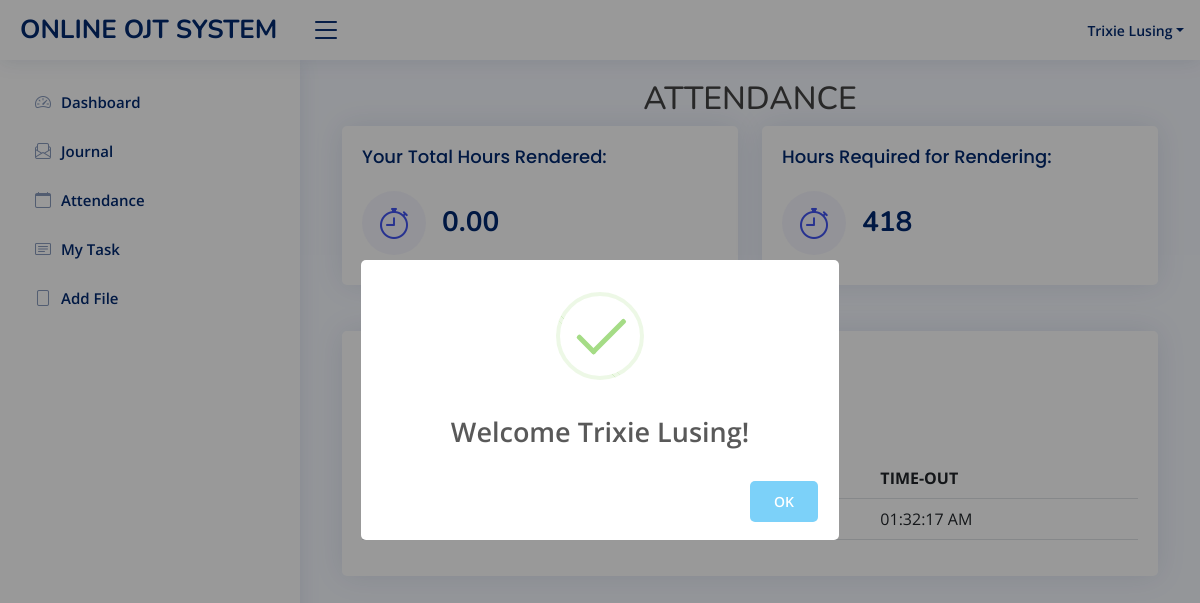
Page /student/attendance_manage.php (signed in) on the earlier database version.
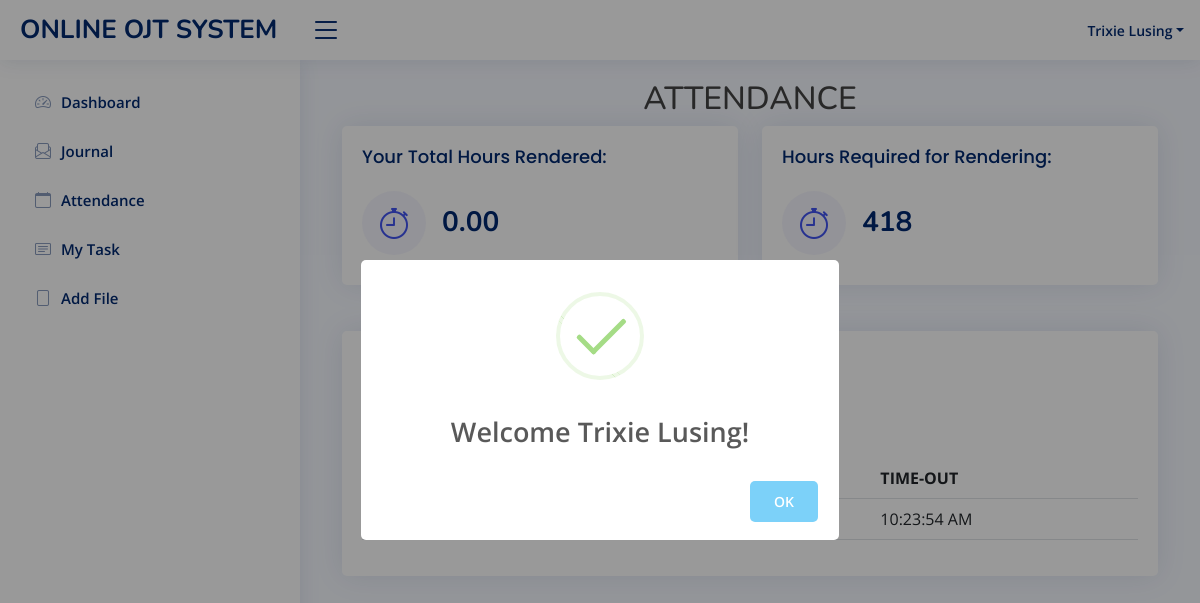
Same page on the later database version.
### tables this page shows
CREATE TABLE `attendance` (
  `attendance_id` int(11) NOT NULL,
  `user_id` int(50) NOT NULL,
  `date` date NOT NULL,
  `time_in` time NOT NULL,
  `time_out` time DEFAULT NULL
);

### student/attendance_manage.php (the view, shortened to what this page needs)
<?php
include('authentication.php');
include('header.php');
include('sidebar.php');
$total_hours = 0;
if (isset($_SESSION['auth_user'])) {
    $userId = $_SESSION['auth_user']['user_id'];
    $query1 = "SELECT time_in, time_out FROM attendance WHERE user_id = $userId";
    $result = mysqli_query($con, $query1);
    while ($row = mysqli_fetch_assoc($result)) {
        $in_time = strtotime($row['time_in']);
        $out_time = strtotime($row['time_out']);
        $difference = $out_time - $in_time;
        $total_hours += $difference / 3600;
    }
}
$total_hours_formatted = number_format($total_hours, 2);
?>
<div class="container">
    <h2><center>ATTENDANCE</center></h2>
    <section class="section dashboard">
      <div class="row">
         <div class="col-xxl-4 col-md-6">
              <div class="card info-card sales-card">
                <div class="card-body">
                  <h5 class="card-title">Your Total Hours Rendered:</h5>
                  <div class="d-flex align-items-center">
                    <div class="card-icon rounded-circle d-flex align-items-center justify-content-center">
                    <i class="bi bi-stopwatch"></i>
                    </div>
                    <div class="ps-3">
                    <?php echo '<h6>'.$total_hours_formatted.'</h6>'?>
                    </div>
                  </div>
                </div>
              </div>
            </div>
            <div class="col-xxl-4 col-md-6">
              <div class="card info-card sales-card">
                <div class="card-body">
                  <h5 class="card-title">Hours Required for Rendering:</h5>
                  <div class="d-flex align-items-center">
                    <div class="card-icon rounded-circle d-flex align-items-center justify-content-center">
                    <i class="bi bi-stopwatch"></i>
                    </div>
                    <div class="ps-3">
                    <h6>418</h6>
                    </div>
                  </div>
                </div>
              </div>
            </div>
      </div>
    </section>
    <section class="section mt-3">
        <div class="row">
            <div class="col-lg-12">
                <div class="card">
                    <div class="card-body">
                        <h5 class="card-title">My Attendance</h5>
                        <form action="process.php" method="POST">
                            <?php if(isset($_SESSION['auth_user'])) { ?>
                                <div class="dropdown mb-4">
                                    <button class="btn btn-primary dropdown-toggle" type="button" id="dropdownMenuButton" data-toggle="dropdown" aria-haspopup="true" aria-expanded="false">
                                    </button>
                                </div>
                            <?php } ?>
                        </form>
                        <table class="table">
                            <thead>
                                <tr>
                                    <th scope="col">DATE</th>
                                    <th scope="col">TIME-IN</th>
                                    <th scope="col">TIME-OUT</th>
                                </tr>
                            </thead>
                            <tbody>
                                <?php
                                $userId = $_SESSION['auth_user']['user_id'];
                                $query = "SELECT `user_id`,`date`, TIME_FORMAT(`time_in`, '%h:%i:%s %p') AS `formatted_time_in`, TIME_FORMAT(`time_out`, '%h:%i:%s %p') AS `formatted_time_out` FROM `attendance` WHERE `user_id` = $userId ORDER BY `time_in` DESC";
                                $query_run = mysqli_query($con, $query);
                                if (mysqli_num_rows($query_run) > 0) {
                                    foreach ($query_run as $row) {
                                        ?>
                                        <tr>
                                            <td><?= $row['date']; ?></td>
                                            <td><?= $row['formatted_time_in']; ?></td>
                                            <td><?= $row['formatted_time_out']; ?></td>
                                        </tr>
                                        <?php
                                    }
                                } else {
                                    ?>
                                    <tr>
                                        <td colspan="3">No Record Found</td>
                                    </tr>
                                    <?php
                                }
                                ?>
                            </tbody>
                        </table>
                    </div>
                </div>
            </div>
        </div>
    </section>
</div>
<?php
include('footer.php');
?>

### student/header.php (shortened to what this page needs)
<!DOCTYPE html>
<html lang="en">
<head>
  <link href="assets/vendor/bootstrap/css/bootstrap.min.css" rel="stylesheet">
  <link href="assets/vendor/bootstrap-icons/bootstrap-icons.css" rel="stylesheet">
  <link href="assets/vendor/boxicons/css/boxicons.min.css" rel="stylesheet">
  <link href="assets/vendor/quill/quill.snow.css" rel="stylesheet">
  <link href="assets/vendor/quill/quill.bubble.css" rel="stylesheet">
  <link href="assets/vendor/remixicon/remixicon.css" rel="stylesheet">
  <link href="assets/vendor/simple-datatables/style.css" rel="stylesheet">
  <link href="assets/css/style.css" rel="stylesheet">
</head>
<body>
  <header id="header" class="header fixed-top d-flex align-items-center">
    <div class="d-flex align-items-center justify-content-between">
      <a href="dashboard.php" class="logo d-flex align-items-center">
        <span class="d-none d-lg-block">ONLINE OJT SYSTEM</span>
      </a>
      <i class="bi bi-list toggle-sidebar-btn"></i>
    </div>
    <nav class="header-nav ms-auto">
      <ul class="d-flex align-items-center">
        <?php if(isset($_SESSION['auth_user'])): ?>
  <li class="nav-item dropdown pe-3">
    <a class="nav-link nav-profile d-flex align-items-center pe-0" href="#" data-bs-toggle="dropdown">
      <span class="d-none d-md-block dropdown-toggle ps-2"><?= $_SESSION['auth_user']['user_name']; ?></span>
</a>
</li>
      </ul>
    </nav>
    <?php endif; ?>
  </header>

### student/sidebar.php
  <aside id="sidebar" class="sidebar">
    <ul class="sidebar-nav" id="sidebar-nav">
    <li class="nav-item">
        <a class="nav-link collapsed" href="index.php">
        <i class="bi bi-speedometer2"></i>
          <span>Dashboard</span>
        </a>
      </li>
      <li class="nav-item">
        <a class="nav-link collapsed" href="journal_manage.php">
          <i class="bi bi-envelope-paper"></i>
          <span>Journal</span>
        </a>
      </li>
      <li class="nav-item">
        <a class="nav-link collapsed" href="attendance_manage.php">
          <i class="bi bi-calendar"></i>
          <span>Attendance</span>
        </a>
      </li>
      <li class="nav-item">
  <a class="nav-link collapsed" href="task_manage.php">
  <i class="bi bi-card-text"></i>
    <span>My Task</span>
  </a>
</li>
<li class="nav-item">
  <a class="nav-link collapsed" href="student_file.php">
    <i class="bi bi-file"></i>
    <span>Add File</span>
  </a>
</li>
    </ul>
  </aside>
  <main id="main" class="main">

### student/footer.php (shortened to what this page needs)
</main>
</body>
</html>

### student/assets/css/style.css (style rules this page uses)
:root { scroll-behavior: smooth; }
body { font-family: "Open Sans", sans-serif; background: #f6f9ff; color: #444444; }
a { color: #4154f1; text-decoration: none; }
h1, h2, h3, h4, h5, h6 { font-family: "Nunito", sans-serif; }
#main { margin-top: 60px; padding: 20px 30px; transition: all 0.3s; }
.card { margin-bottom: 30px; border: none; border-radius: 5px; box-shadow: 0px 0 30px rgba(1, 41, 112, 0.1); }
.card-title { padding: 20px 0 15px 0; font-size: 18px; font-weight: 500; color: #012970; font-family: "Poppins", sans-serif; }
.card-body { padding: 0 20px 20px 20px; }
.logo { line-height: 1; }
@media (min-width: 1200px) { .logo { width: 280px; } }
.logo span { font-size: 26px; font-weight: 700; color: #012970; font-family: "Nunito", sans-serif; }
.header { transition: all 0.5s; z-index: 997; height: 60px; box-shadow: 0px 2px 20px rgba(1, 41, 112, 0.1); background-color: #fff; padding-left: 20px; }
.header .toggle-sidebar-btn { font-size: 32px; padding-left: 10px; cursor: pointer; color: #012970; }
.header-nav ul { list-style: none; }
.header-nav>ul { margin: 0; padding: 0; }
.header-nav .nav-profile { color: #012970; }
.header-nav .nav-profile span { font-size: 14px; font-weight: 600; }
.sidebar { position: fixed; top: 60px; left: 0; bottom: 0; width: 300px; z-index: 996; transition: all 0.3s; padding: 20px; overflow-y: auto; scrollbar-width: thin; scrollbar-color: #aab7cf transparent; box-shadow: 0px 0px 20px rgba(1, 41, 112, 0.1); background-color: #fff; }
@media (min-width: 1200px) { #main, #footer { margin-left: 300px; } }
.sidebar-nav { padding: 0; margin: 0; list-style: none; }
.sidebar-nav li { padding: 0; margin: 0; list-style: none; }
.sidebar-nav .nav-item { margin-bottom: 5px; }
.sidebar-nav .nav-link { display: flex; align-items: center; font-size: 15px; font-weight: 600; color: #4154f1; transition: 0.3; background: #f6f9ff; padding: 10px 15px; border-radius: 4px; }
.sidebar-nav .nav-link i { font-size: 16px; margin-right: 10px; color: #4154f1; }
.sidebar-nav .nav-link.collapsed { color: #012970; background: #fff; }
.sidebar-nav .nav-link.collapsed i { color: #899bbd; }
.dashboard .info-card { padding-bottom: 10px; }
.dashboard .info-card h6 { font-size: 28px; color: #012970; font-weight: 700; margin: 0; padding: 0; }
.dashboard .card-icon { font-size: 32px; line-height: 0; width: 64px; height: 64px; flex-shrink: 0; flex-grow: 0; }
.dashboard .sales-card .card-icon { color: #4154f1; background: #f6f6fe; }

Differences in the rows shown:
changed attendance: formatted_time_out "01:32:17 AM" → "10:23:54 AM"
